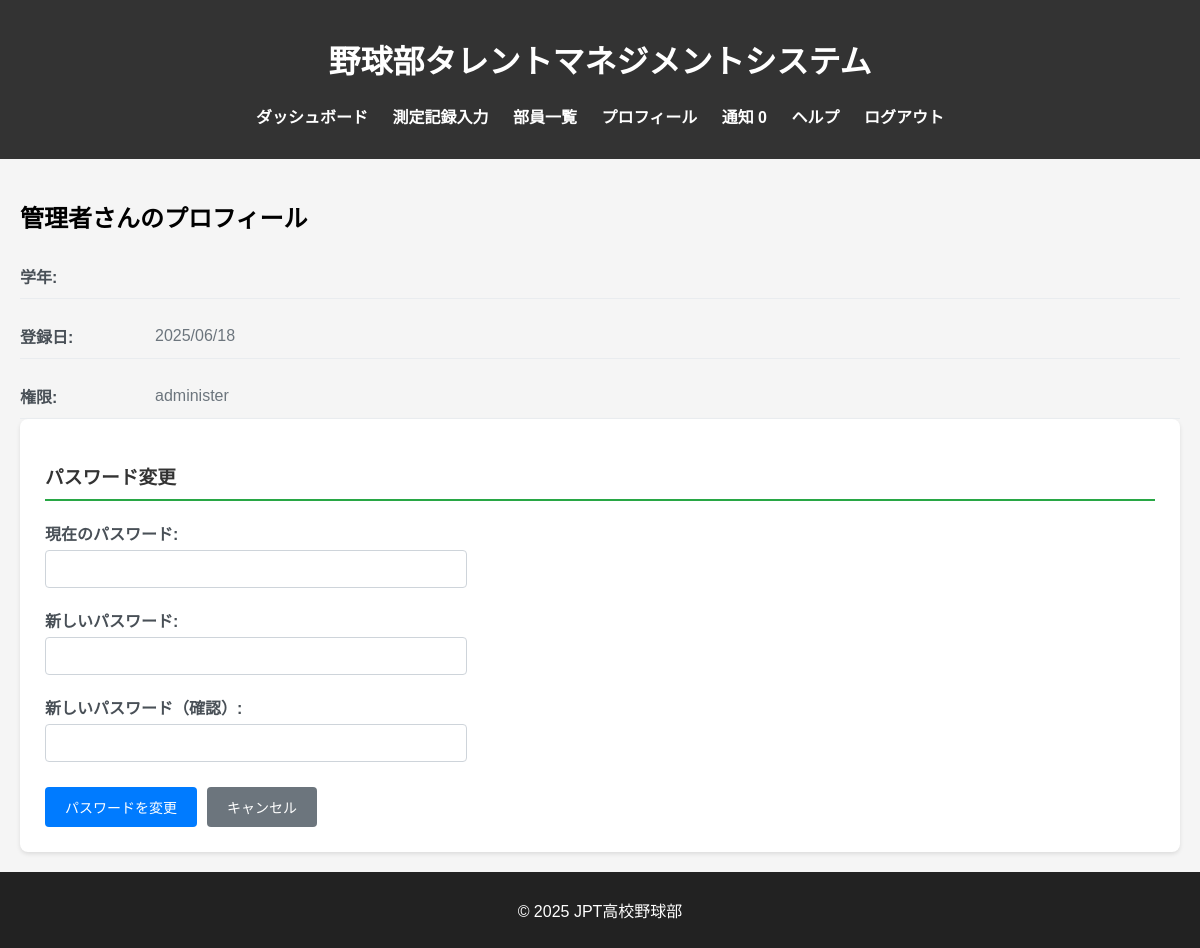
Screenshot of /profile/profile (signed in) with the database file from the repository.
### db_models.py (models this page shows, shortened)
class User(db.Model, UserMixin):
    __tablename__ = 'users'
    user_id = db.Column(db.Integer, primary_key=True)
    fs_uniquifier = db.Column(db.String(64), unique=True, nullable=False, default=lambda: str(uuid.uuid4()))  # 追加
    name = db.Column(db.String(100), nullable=False)
    password_hash = db.Column(db.String(200), nullable=False)
    grade = db.Column(db.Integer, nullable=True)
    is_active = db.Column(db.Boolean, default=True)
    created_at = db.Column(db.DateTime, default=lambda: datetime.now(tz=ZoneInfo('Asia/Tokyo')))
    updated_at = db.Column(db.DateTime, default=lambda: datetime.now(tz=ZoneInfo('Asia/Tokyo')),
                           onupdate=lambda: datetime.now(tz=ZoneInfo('Asia/Tokyo')))
    roles = db.relationship('Role', secondary='user_roles', backref=db.backref('users', lazy='dynamic'))
    def get_id(self):
        return str(self.user_id)  # Flask-Login 用の get_id()
    def has_any_role(self, *roles):
        return any(role.name in roles for role in self.roles)

class Role(db.Model, RoleMixin):
    __tablename__ = 'roles'
    id = db.Column(db.Integer, primary_key=True)
    name = db.Column(db.String(80), unique=True, nullable=False)

### blueprints/profile.py (the view)
@profile_bp.route('/profile')
@login_required
def profile():
    user_id = current_user.get_id()
    user = User.query.get(user_id)
    return render_template('profile.html',
                           user=user,
                           current_user=current_user)

### app.py (called while the page is built)
@login_manager.user_loader
def load_user(user_id):
    return User.query.get(int(user_id))

@app.context_processor
def inject_measurement_data():
    if not current_user.is_authenticated:
        return {}
    notice_cnt = 0
    if current_user.has_any_role("manager"):
        notice_cnt = MeasurementRecord.query.filter_by(status='rejected').count()
    elif current_user.has_any_role("member"):
        notice_cnt = MeasurementRecord.query.filter_by(user_id=current_user.user_id, status='draft').count()
    elif current_user.has_any_role("coach"):
        notice_cnt = MeasurementRecord.query.filter_by(status='pending_coach').count()
    return {
        "notice_cnt":notice_cnt
    }

### templates/profile.html (shortened to what this page needs)
{% extends "base.html" %}
{% block content %}
<div class="user-profile-container">
    <div class="user-info-section">
        <h2>{{ user.name }}さんのプロフィール</h2>
        <div class="user-details">
            <div class="detail-row">
                <span class="detail-label">学年:</span>
                {% if user.grade %}
                <span class="detail-value">{{ user.grade }}年生</span>
                {% else %}
                <span class="detail-value">&nbsp;</span>
                {% endif %}
            </div>
            <div class="detail-row">
                <span class="detail-label">登録日:</span>
                <span class="detail-value">{{ user.created_at.strftime('%Y/%m/%d') }}</span>
            </div>
            <div class="detail-row">
                <span class="detail-label">権限:</span>
                <span class="detail-value">
                    {% for role in user.roles %}
                        {{ role.name }}{% if not loop.last %}, {% endif %}
                    {% endfor %}
                </span>
            </div>
        </div>
    </div>
    <div class="password-change-section">
        <h3>パスワード変更</h3>
        <form method="POST" action="{{ url_for('profile.change_password') }}" class="password-form">
            <div class="form-group">
                <label for="current_password">現在のパスワード:</label>
                <input type="password" id="current_password" name="current_password" required>
            </div>
            <div class="form-group">
                <label for="new_password">新しいパスワード:</label>
                <input type="password" id="new_password" name="new_password" required minlength="6">
            </div>
            <div class="form-group">
                <label for="confirm_password">新しいパスワード（確認）:</label>
                <input type="password" id="confirm_password" name="confirm_password" required minlength="6">
            </div>
            <div class="form-actions">
                <button type="submit" class="btn btn-primary">パスワードを変更</button>
                <a href="{{ url_for('records.my_records') }}" class="btn btn-secondary">キャンセル</a>
            </div>
        </form>
    </div>
</div>
{% endblock %}

### static/styles.css (style rules this page uses)
body { font-family: Arial, sans-serif; margin: 0; padding: 0; background-color: #f5f5f5; }
.user-profile-container { padding: 20px; }
.user-details { display: grid; gap: 15px; }
.detail-row { display: flex; align-items: center; padding: 10px 0; border-bottom: 1px solid #e9ecef; }
.detail-label { font-weight: bold; color: #495057; min-width: 120px; margin-right: 15px; }
.detail-value { color: #6c757d; }
.password-change-section { background: #fff; padding: 25px; border-radius: 8px; box-shadow: 0 2px 4px rgba(0,0,0,0.1); }
.password-change-section h3 { color: #333; margin-bottom: 20px; border-bottom: 2px solid #28a745; padding-bottom: 10px; }
.password-form { max-width: 400px; }
.form-group { margin-bottom: 20px; }
.form-group label { display: block; margin-bottom: 5px; font-weight: bold; color: #495057; }
.form-group input { width: 100%; padding: 10px; border: 1px solid #ced4da; border-radius: 4px; font-size: 14px; }
.form-actions { display: flex; gap: 10px; margin-top: 25px; }
.btn { padding: 10px 20px; border: none; border-radius: 4px; cursor: pointer; text-decoration: none; font-size: 14px; transition: background-color 0.2s; }
.btn-primary { background-color: #007bff; color: white; }
.btn-secondary { background-color: #6c757d; color: white; }

### rows the page displays
User: name "管理者", created_at "2025/06/18"
Role: name "administer"

### other values shown
{{ notice_cnt }} "0"
